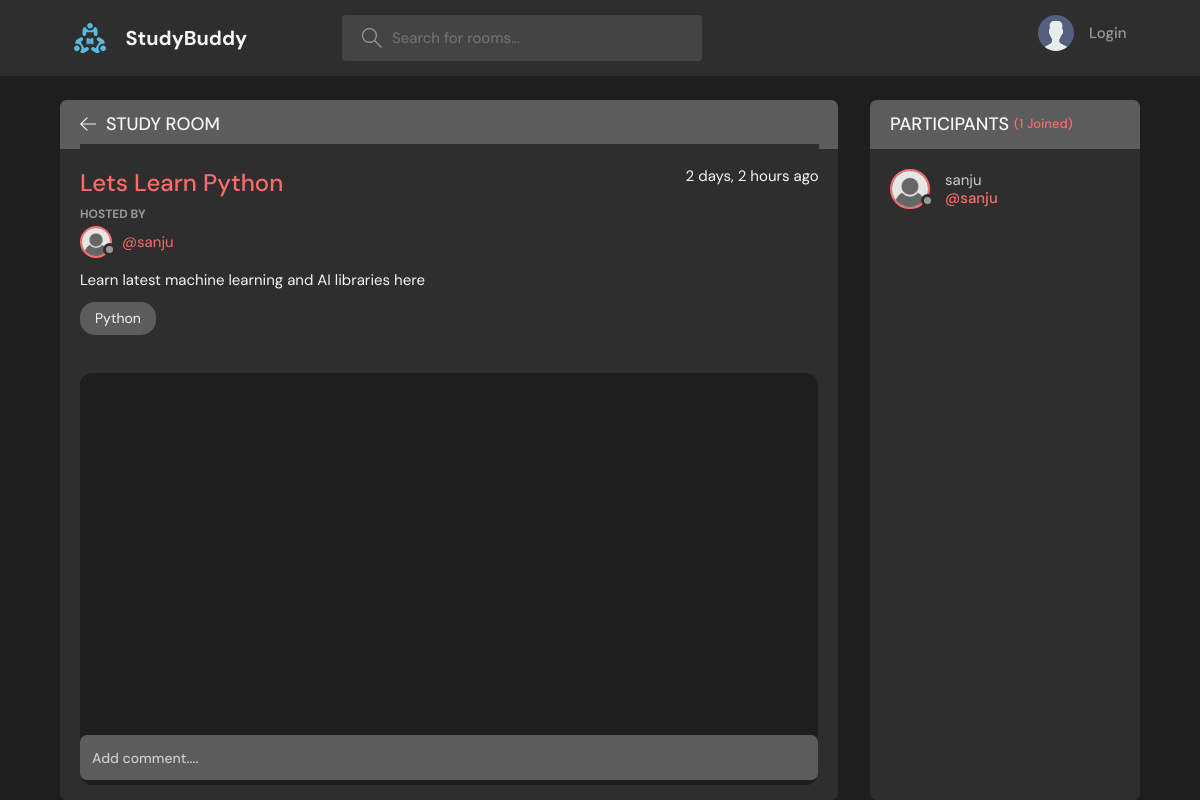
Page /room/2/ on the committed database.
### base/models.py (models this page shows, shortened)
class Room(models.Model):
    host = models.ForeignKey(User,on_delete = models.SET_NULL, null = True)
    topic = models.ForeignKey(Topic,on_delete = models.SET_NULL , null = True)
    name = models.CharField(max_length=200)
    description = models.TextField(null = True, blank = True)
    participants = models.ManyToManyField(User, related_name = 'participants',blank =True)
    updated = models.DateTimeField(auto_now = True)
    created = models.DateTimeField(auto_now_add = True)
    class Meta:
        ordering = ['-updated','-created']

class Topic(models.Model):
    name = models.CharField(max_length=50)
    def __str__(self):
        return self.name

### base/views.py (the view, shortened to what this page needs)
# urls.py: path('room/<str:pk>/', views.room,name="room"),
def room(request,pk):
    room  = Room.objects.get(id=pk)
    room_messages = room.message_set.all().order_by('-created')
    participants = room.participants.all()
    context = {'room' : room,'participants' : participants, 'room_messages': room_messages}
    return render(request,'base/room.html',context)

### base/templates/base/room.html (shortened to what this page needs)
{%extends 'main.html'%}
{%load static%}
{%block content%}
<main class="profile-page layout layout--2">
  <div class="container">
    <div class="room">
      <div class="room__top">
        <div class="room__topLeft">
          <a href="{%url 'home'%}">
            <svg version="1.1" xmlns="http://www.w3.org/2000/svg" width="32" height="32" viewBox="0 0 32 32">
              <title>arrow-left</title>
              <path
                d="M13.723 2.286l-13.723 13.714 13.719 13.714 1.616-1.611-10.96-10.96h27.625v-2.286h-27.625l10.965-10.965-1.616-1.607z">
              </path>
            </svg>
          </a>
          <h3>Study Room</h3>
        </div>
      </div>
      <div class="room__box scroll">
        <div class="room__header scroll">
          <div class="room__info">
            <h3>{{room.name}}</h3>
            <span>{{room.created | timesince}} ago</span>
          </div>
          <div class="room__hosted">
            <p>Hosted By</p>
            <a href="{%url 'user-profile' room.host.id %}" class="room__author">
              <div class="avatar avatar--small">
                <img src="{%static 'image/profile.png'%}" />
              </div>
              <span>@{{room.host.username}}</span>
            </a>
          </div>
          <div class="room__details">
            {{room.description}}
          </div>
          <span class="room__topics">{{room.topic}}</span>
        </div>
        <div class="room__conversation">
          <div class="threads scroll">
          </div>
        </div>
      </div>
      <div class="room__message">
        <form action="" method="POST">
          <input name="body" placeholder="Add comment...." />
        </form>
      </div>
    </div>
    <div class="participants">
      <h3 class="participants__top">Participants <span>({{participants.count}} Joined)</span></h3>
      <div class="participants__list scroll">
        {%for user in participants%}
        <a href="{%url 'user-profile' user.id%}" class="participant">
          <div class="avatar avatar--medium">
            <img src="{%static 'images/profile.png'%}" />
          </div>
          <p>{{user.username}}
            <span>@{{user.username}}</span>
          </p>
        </a>
        {%endfor%}
      </div>
    </div>
  </div>
</main>
{%endblock content%}

### rows in the picture
Room: name "Lets Learn Python", created "2 days, 2 hours", host.username "sanju", description "Learn latest machine learning and AI libraries here", topic "Python"

### other values in the picture
{{ participants.count }} "1"
{{ user.username }} "sanju"
